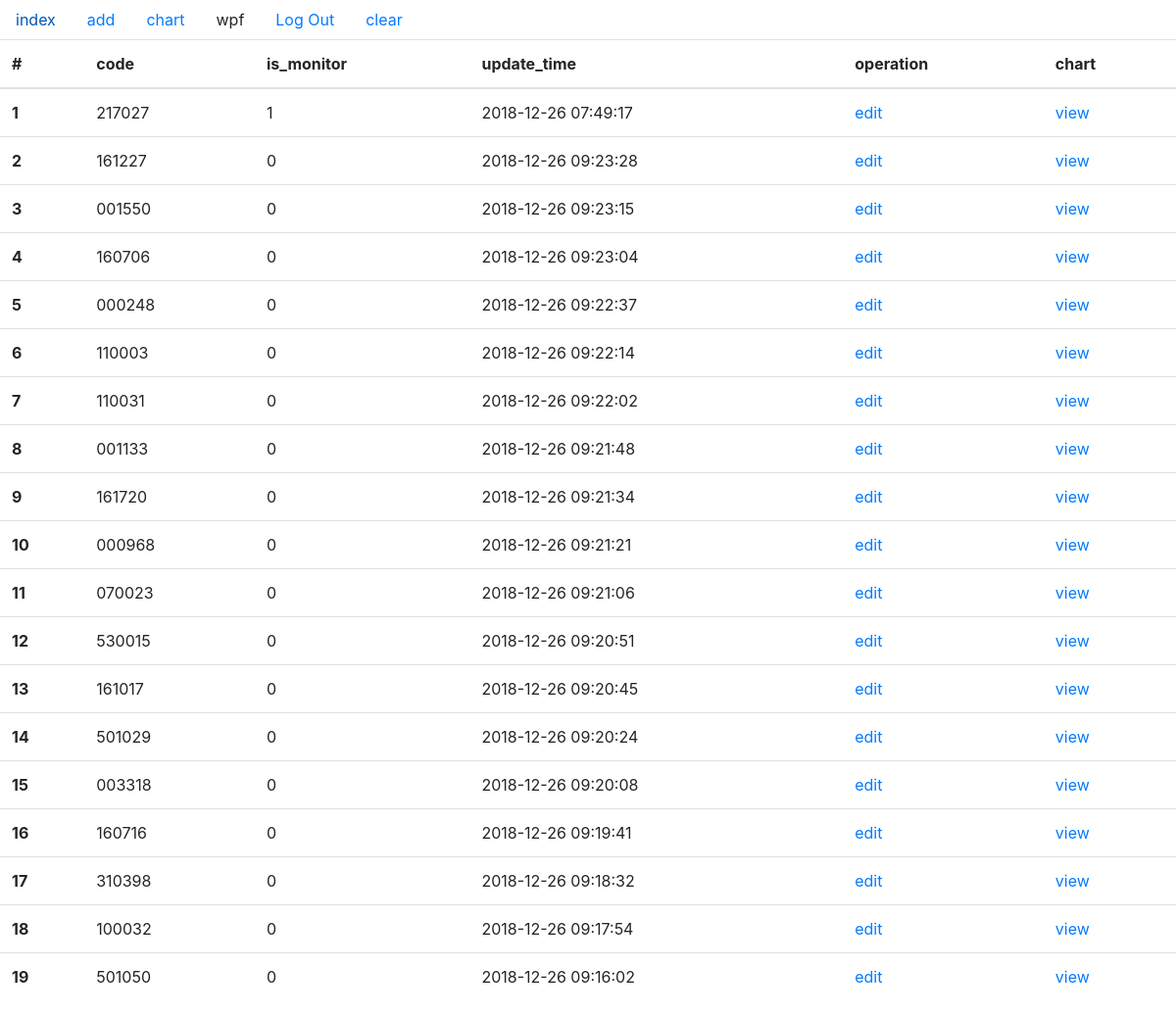
Page / (signed in) on the earlier database version.
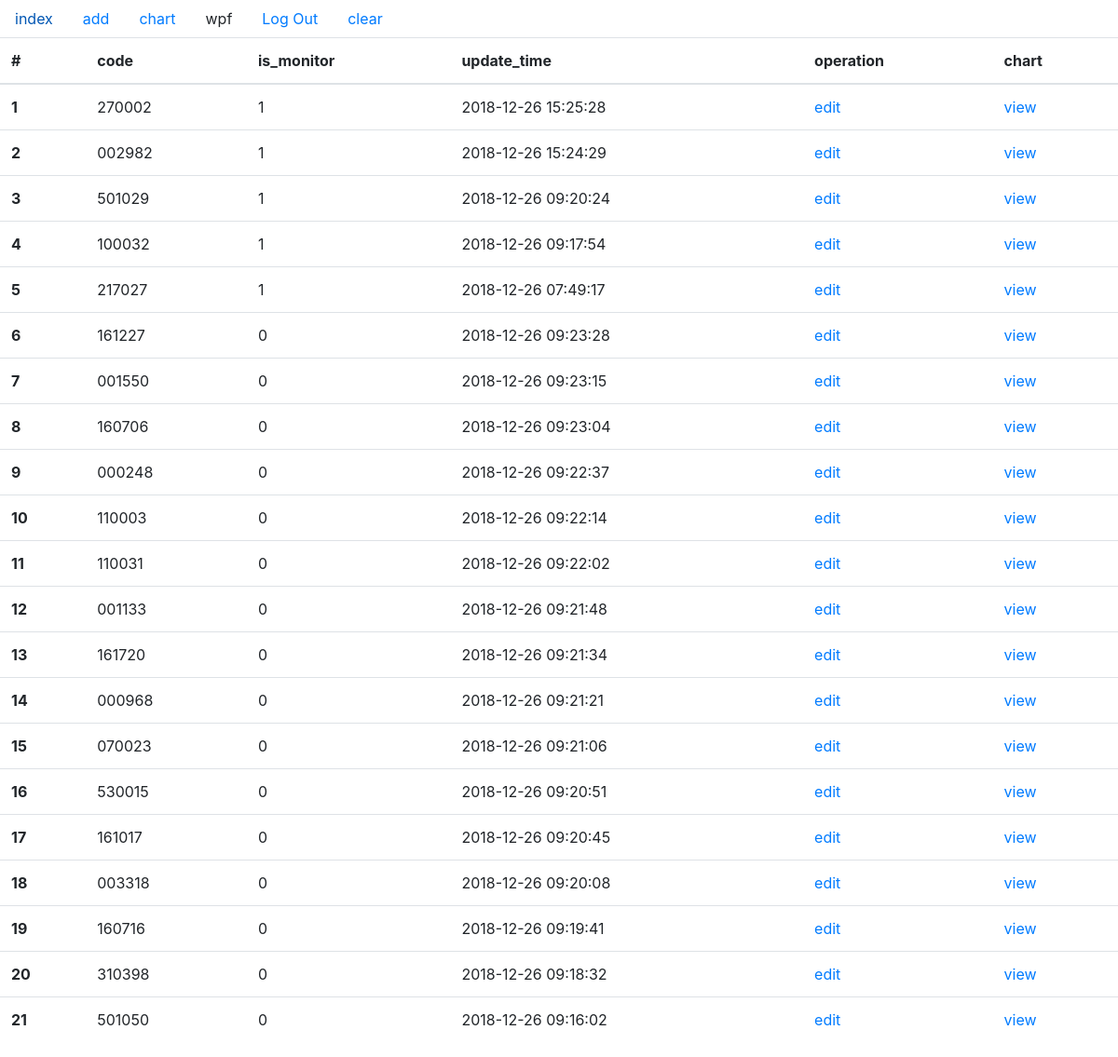
Same page on the later database version.
### tables this page shows
CREATE TABLE fund (
  id INTEGER PRIMARY KEY AUTOINCREMENT,
  code VARCHAR(15) NOT NULL,
  add_time TIMESTAMP NOT NULL DEFAULT CURRENT_TIMESTAMP,
  update_time TIMESTAMP NOT NULL DEFAULT CURRENT_TIMESTAMP,
  is_monitor INTEGER NOT NULL DEFAULT 1
);

### flaskr/fund.py (the view)
@bp.route('/')
@login_required
def index():
    funds = get_all_funds()
    return render_template('fund/index.html', funds=funds)

### flaskr/auth.py (called while the page is built)
@bp.before_app_request
def load_logged_in_user():
    user_id = session.get('user_id')
    if user_id is None:
        g.user = None
    else:
        g.user = get_db().execute(
            'SELECT * FROM user WHERE id = ?', (user_id,)
        ).fetchone()

def login_required(view):
    @functools.wraps(view)
    def wrapped_view(**kwargs):
        if g.user is None:
            flash('must login!')
            return redirect(url_for('auth.login'))
        return view(**kwargs)
    return wrapped_view

### flaskr/db.py (called while the page is built)
def get_db():
    if 'db' not in g:
        g.db = sqlite3.connect(
            current_app.config['DATABASE'],
            detect_types=sqlite3.PARSE_DECLTYPES
        )
        g.db.row_factory = sqlite3.Row
    return g.db

### flaskr/fund.py (called while the page is built)
def get_all_funds():
    funds = get_db().execute(
        'SELECT id, code, is_monitor, datetime(add_time,"localtime") as add_time, datetime(update_time, "localtime") as update_time'
        ' FROM fund'
        ' ORDER BY  is_monitor desc, update_time desc').fetchall()
    return funds

### flaskr/templates/fund/index.html
{% extends 'base.html' %}
{% block content %}
    <table class="table">
      <thead>
        <tr>
          <th scope="col">#</th>
          <th scope="col">code</th>
          <th scope="col">is_monitor</th>
          <th scope="col">update_time</th>
            <th scope="col">operation</th>
            <th scope="col">chart</th>
        </tr>
      </thead>
      <tbody>
      {% for fund in funds %}
          <tr>
          <th scope="row">{{ loop.index }}</th>
          <td>{{ fund['code'] }}</td>
          <td>{{ fund['is_monitor'] }}</td>
          <td>{{ fund['update_time'] }}</td>
              <td><a href="{{ url_for('fund.edit', id=fund['id']) }}">edit</a></td>
            <td><a href="{{ url_for('fund.fund_chart', code=fund['code']) }}">view</a></td>
        </tr>
      {% endfor %}
      </tbody>
    </table>
{% endblock %}

Differences in the rows shown:
added fund: code "270002", is_monitor "1", update_time "2018-12-26 15:25:28"
added fund: code "002982", is_monitor "1", update_time "2018-12-26 15:24:29"
changed fund (number 3 of 21 on the later page): is_monitor "0" → "1"; moves up the list
changed fund (number 4 of 21 on the later page): is_monitor "0" → "1"; moves up the list
